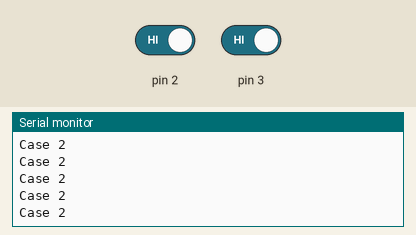
This program was run on a simulated Arduino Uno, built with avr-gcc and run on an emulated ATmega328P. On the bench: the last lines printed to the serial monitor. Inputs (shaded band) come from the test bench; at power-on: pin 3 HIGH, pin 2 HIGH.

Above: at 1.2 s.
1.3 s: pin 3 driven LOW
At 2.4 s:
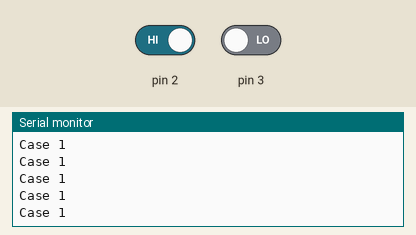
2.8 s: pin 2 driven LOW
At 3.7 s:
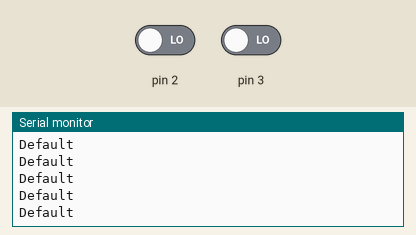
4.7 s: pin 2 driven HIGH
At 5.4 s:
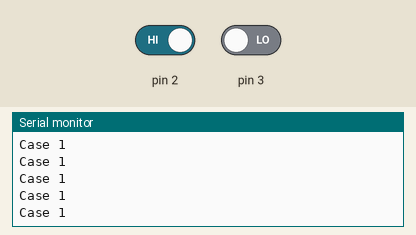
7.7 s: pin 2 driven LOW
At 8.5 s:
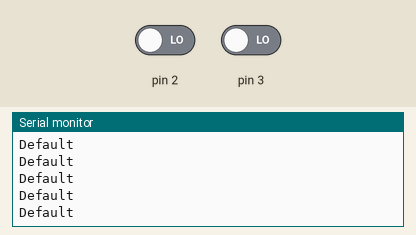
10.7 s: pin 3 driven HIGH
At 11.4 s:
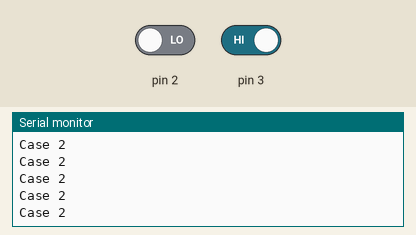

Measured:
- after the input at 1.3 s, the serial monitor: prints a new line after 0.07 s (image 1)
- after the input at 2.8 s, the serial monitor: prints a new line after 0.07 s (image 2)
- after the input at 10.7 s, the serial monitor: prints a new line after 0.07 s (image 5)

The program:

main.cpp
```cpp
#include <Arduino.h>
int opcao = 0;

void setup()
{
  Serial.begin(9600);

  //configurar periferico botao 1
  pinMode(2, INPUT);

  //configurar periferico botao 2
  pinMode(3, INPUT);
}

void loop()
{
  // TESTAR SE O BOTAO 1 ESTA A SER PRESSIONADO
  if(digitalRead(2) == LOW)
  {
    opcao = 0;
  }

  //TESTAR SE O BOTO 2 ESTA A FUNCIONAR
  if(digitalRead(3) == LOW)
  {
    opcao = 1;
  }

  //TESTAR SE OS DOIS BOTOES ESTAO A SER PRESSIONADOS
  if(digitalRead(2) == LOW && digitalRead(3) == LOW)
  {
    opcao = 2;
  }

  switch (opcao)
  {
  case 0:
    Serial.println("Case 2");
    break;

  case 1:
    Serial.println("Case 1");
    break;

  default:
    Serial.println("Default");
    break;
  }
}
```
